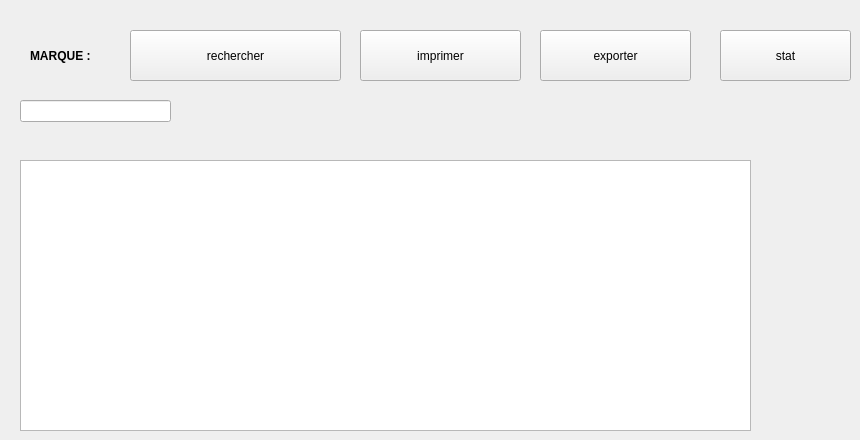
      <widget class="QWidget" name="tab_12">
       <attribute name="title">
        <string>metiers</string>
       </attribute>
       <widget class="QTableView" name="Tab_recherche">
        <property name="geometry">
         <rect>
          <x>20</x>
          <y>160</y>
          <width>731</width>
          <height>271</height>
         </rect>
        </property>
       </widget>
       <widget class="QPushButton" name="pb_recherchereee">
        <property name="geometry">
         <rect>
          <x>130</x>
          <y>30</y>
          <width>211</width>
          <height>51</height>
         </rect>
        </property>
        <property name="text">
         <string>rechercher</string>
        </property>
       </widget>
       <widget class="QLineEdit" name="le_marque_3recherche">
        <property name="geometry">
         <rect>
          <x>20</x>
          <y>100</y>
          <width>151</width>
          <height>22</height>
         </rect>
        </property>
       </widget>
       <widget class="QLabel" name="label_23">
        <property name="geometry">
         <rect>
          <x>30</x>
          <y>40</y>
          <width>91</width>
          <height>31</height>
         </rect>
        </property>
        <property name="font">
         <font>
          <pointsize>9</pointsize>
          <weight>75</weight>
          <bold>true</bold>
         </font>
        </property>
        <property name="text">
         <string>MARQUE :</string>
        </property>
       </widget>
       <widget class="QPushButton" name="pb_imprmierrr">
        <property name="geometry">
         <rect>
          <x>360</x>
          <y>30</y>
          <width>161</width>
          <height>51</height>
         </rect>
        </property>
        <property name="text">
         <string>imprimer</string>
        </property>
       </widget>
       <widget class="QPushButton" name="pb_exporter">
        <property name="geometry">
         <rect>
          <x>540</x>
          <y>30</y>
          <width>151</width>
          <height>51</height>
         </rect>
        </property>
        <property name="text">
         <string>exporter</string>
        </property>
       </widget>
       <widget class="QPushButton" name="pb_stat">
        <property name="geometry">
         <rect>
          <x>720</x>
          <y>30</y>
          <width>131</width>
          <height>51</height>
         </rect>
        </property>
        <property name="text">
         <string>stat</string>
        </property>
       </widget>
      </widget>
